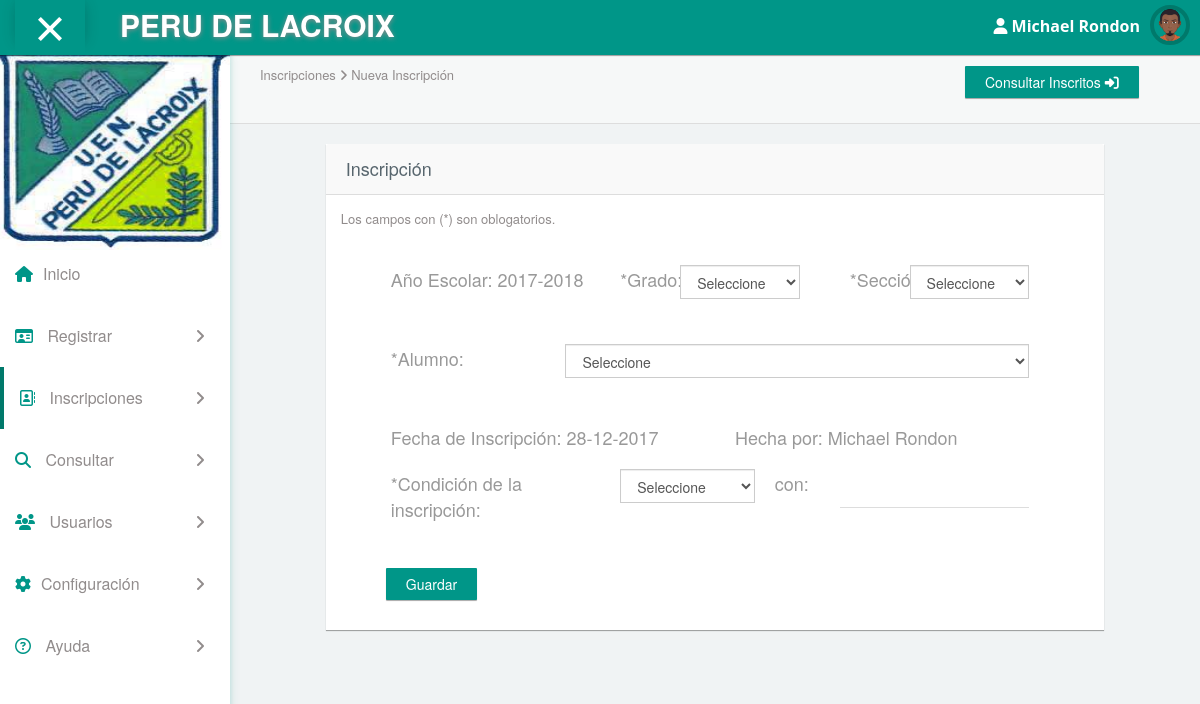
The page /?view=inscripcion&mode=AddInscripcion (signed in) on the database its author committed.
### tables this page shows
CREATE TABLE `menu` (
  `id_menu` tinyint(4) NOT NULL,
  `logo` text NOT NULL,
  `nombre` varchar(255) DEFAULT NULL
);

CREATE TABLE `usuario` (
  `id_usuario` int(11) NOT NULL,
  `usuario` varchar(100) NOT NULL,
  `clave` varchar(100) NOT NULL,
  `nombre` varchar(50) NOT NULL,
  `apellido` varchar(50) NOT NULL,
  `id_tipo_usu` int(11) NOT NULL,
  `id_status` int(11) NOT NULL,
  `foto` varchar(255) NOT NULL DEFAULT 'default.png'
);

### core/bin/functions/Menu.php (called while the page is built, shortened)
<?php
	function Menu(){
		$db=new Conexion();
		$sql=$db->query("SELECT * FROM menu;");
		if($db->rows($sql)>0){
			while($data=$db->recorrer($sql)){
				$_menu[$data['id_menu']]=$data;
			}
		}else{
			$_menu=false;
		}
		return $_menu;
	}
?>

### core/core.php (called while the page is built, shortened)
<?php
	require('core/models/classConexion.php');
	require('core/bin/functions/Users.php');
	require('core/bin/functions/Menu.php');
	$_users=Users();
	$_menu=Menu();
?>

### core/models/classConexion.php (called while the page is built, shortened)
<?php
	class Conexion extends mysqli{
		public function rows($query){
			return mysqli_num_rows($query);
		}
		public function liberar($query){
			return mysqli_free_result($query);
		}
		public function recorrer($query){
			return mysqli_fetch_array($query);
		}
	}
?>

### core/bin/functions/Users.php (called while the page is built, shortened)
<?php
	function Users(){
		$db=new Conexion();
		$sql=$db->query("SELECT * FROM usuario;");
		if($db->rows($sql)>0){
			while($data=$db->recorrer($sql)){
				$users[$data['id_usuario']]=$data;
			}
		}else{
			$users=$_SESSION['users'];
		}
		return $_SESSION['users'];
	}
?>

### html/inscripcion/addInscripcion.php (the view, shortened to what this page needs)
<!DOCTYPE html>
<html>
	<!DOCTYPE html>
<html>
	<?php
		include(HTML_DIR."overall/header.php");
				?>
	<body>
		<?php
			include(HTML_DIR."overall/menu.php");
		?>
		<div id="content">
            <div class="panel box-shadow-none content-header">
                <div class="panel-body">
                    <div class="col-md-9">
                        <p class="animated fadeInDown">
                          	Inscripciones <span class="fa-angle-right fa"></span> Nueva Inscripción
                        </p>
                    </div>
                    <div class="col-md-3">
	                    <p class="animated fadeInDown">
	                      <a class="btn btn-teal" href="?view=inscripcion&mode=AllInscrito">Consultar Inscritos <i class="fa fa-sign-in" aria-hidden="true"></i></a>
	                    </p>
	                </div>
                </div>
            </div>
            <div class="col-md-10 col-md-offset-1">
                <div class="col-md-12 panel">
                    <div class="col-md-12 panel-heading">
                      	<h4>Inscripción</h4>
                    </div>
                    <div class="col-md-12 panel-body" style="padding-bottom:30px;">
                    	<p>Los campos con (*) son oblogatorios.</p>
                    	<br>
                      	<div class="col-md-12">
                        	<form class="cmxform" method="post" action="?view=inscripcion&mode=AddInscripcion" id="form_inscripcion">
                          		<div class="col-md-12">
                          			<div class="form-group form-animate-text col-md-4">
	                              		<div class="col-md-12">
	                              			<label>Año Escolar: <?php echo date("Y")."-".$year=date("Y")+1;?></label>
	                              		</div>
	                        		</div>
	                        		<div class="form-group form-animate-text col-md-4">
	                              		<div class="col-md-3">
	                              			<label for="grado">*Grado:</label>
	                              		</div>
	                              		<div class="col-md-9" style="top: 8px;">
	                              			<select class="form-control" name="grado" id="grado">
	                              				<option value="">Seleccione</option>
		                                	</select>
		                                </div>
	                        		</div>
	                        		<div class="form-group form-animate-text col-md-4">
	                              		<div class="col-md-3">
	                              			<label for="seccion">*Sección:</label>
	                              		</div>
	                              		<div class="col-md-9" style="top: 8px;">
	                              			<select class="form-control" name="seccion" id="seccion">
	                              				<option value="">Seleccione</option>
	                              			</select>
		                                </div>
		                            </div>
		                            <div class="form-group form-animate-text col-md-12">
	                              		<div class="col-md-3">
	                              			<label for="alumno">*Alumno:</label>
	                              		</div>
	                              		<div class="col-md-9" style="top: 8px;">
	                              			<select class="form-control" name="alumno" id="alumno">
	                              				<option value="">Seleccione</option>
		                                	</select>
		                                </div>
	                        		</div>
	                        		<div class="form-group form-animate-text col-md-6">
	                              		<div class="col-md-12">
	                              			<label>Fecha de Inscripción: <?php echo date("d-m-Y");?></label>
	                              		</div>
	                        		</div>
	                        		<div class="form-group form-animate-text col-md-6">
	                              		<div class="col-md-12">
	                              			<label>Hecha por: <?php echo $_users[$_SESSION['app_id']]['nombre']." ".$_users[$_SESSION['app_id']]['apellido'];?></label>
	                              		</div>
	                        		</div>
	                        		<div class="form-group form-animate-text col-md-12">
	                              		<div class="col-md-4">
	                              			<label for="condicion">*Condición de la inscripción:</label>
	                              		</div>
	                              		<div class="col-md-3" style="top: 8px;">
	                              			<select class="form-control" name="condicion" id="condicion">
	                              				<option value="">Seleccione</option>
		                                	</select>
		                                </div>
		                                <div class="col-md-1">
	                              			<label for="repitiente">con:</label>
	                              		</div>
	                              		<div class="col-md-4">
	                              			<input type="text" class="form-text" name="repitiente" id="repitiente" disabled>
	                              		</div>
	                        		</div>
                            		<div class="col-md-12">
	                              		<input class="submit btn btn-teal" type="submit" value="Guardar">
	                        		</div>
	                            </div>
                      		</form>
		                </div>
                    </div>
                </div>
            </div>
        </div>
	</body>
</html>
</html>

### html/overall/menu.php (shortened to what this page needs)
<nav class="navbar navbar-default header navbar-fixed-top">
    <div class="col-md-12 nav-wrapper">
        <div class="navbar-header" style="width:100%;">
            <div class="opener-left-menu is-open">
                <span class="bottom"></span>
            </div>
            <a href="?view=index" class="navbar-brand">
                <b><?php echo $_menu[1]['nombre'];?></b>
            </a>
            <ul class="nav navbar-nav navbar-right user-nav">
                <li class="user-name"><span><i class="fa fa-user" aria-hidden="true"></i> <?php echo $_users[$_SESSION['app_id']]['nombre']." ".$_users[$_SESSION['app_id']]['apellido'];?></span></li>
                <li class="dropdown avatar-dropdown" style="margin-right: 10px;">
                	<img src="asset/images/<?php echo $_users[$_SESSION['app_id']]['foto'];?>" class="img-circle avatar" alt="user name" data-toggle="dropdown" aria-haspopup="true" aria-expanded="true"/>
                </li>
            </ul>
        </div>
    </div>
</nav>
<div class="container-fluid mimin-wrapper">
    <div id="left-menu">
        <div class="sub-left-menu scroll">
            <ul class="nav nav-list">
                <li><div class="left-bg"><img src="asset/images/<?php echo $_menu[1]['logo'];?>"></div></li>
                <br><br><br><br><br>
                <li id="inicio" class="ripple"><a href="?view=index" class='navegacion'><span class="fa-home fa color-teal"></span>Inicio</a></li>
                <li class="ripple">
                    <a class="tree-toggle nav-header" id="registro">
    	                <span class="fa fa-id-card-o color-teal"></span> Registrar
                        <span class="fa-angle-right fa right-arrow text-right"></span>
                    </a>
                </li>
                <li class="ripple">
                    <a class="tree-toggle nav-header" id="inscripcion">
                        <span class="fa fa-address-book-o color-teal"></span> Inscripciones
                        <span class="fa-angle-right fa right-arrow text-right"></span>
                    </a>
                </li>
                <li class="ripple">
                    <a class="tree-toggle nav-header" id="consulta">
        	            <span class="fa fa-search color-teal"></span> Consultar
                        <span class="fa-angle-right fa right-arrow text-right"></span>
                    </a>
                </li>
                <?php
                    if($_users[$_SESSION['app_id']]['id_tipo_usu']==1){
                        ?>
                            <li class="ripple">
                                <a class="tree-toggle nav-header" id="usuario">
                                    <span class="fa fa-users color-teal"></span> Usuarios
                                    <span class="fa-angle-right fa right-arrow text-right"></span>
                                </a>
                            </li>
                        <?php
                    }
                    if($_users[$_SESSION['app_id']]['id_tipo_usu']==1 || $_users[$_SESSION['app_id']]['id_tipo_usu']==2){
                        ?>
                            <li class="ripple">
                            	<a class="tree-toggle nav-header" id="configuracion">
                            		<span class="fa fa-cog color-teal"></span>Configuración
                            		<span class="fa-angle-right fa right-arrow text-right"></span>
                            	</a>
                            </li>
                        <?php
                    }
                ?>
                <li class="ripple">
                    <a class="tree-toggle nav-header" id="consulta">
                        <span class="fa fa-question-circle-o color-teal"></span> Ayuda
                        <span class="fa-angle-right fa right-arrow text-right"></span>
                    </a>
                </li>
            </ul>
        </div>
    </div>

### rows shown on the page
menu: nombre "PERU DE LACROIX", logo (picture)
usuario: nombre "Michael", apellido "Rondon", foto (picture)
